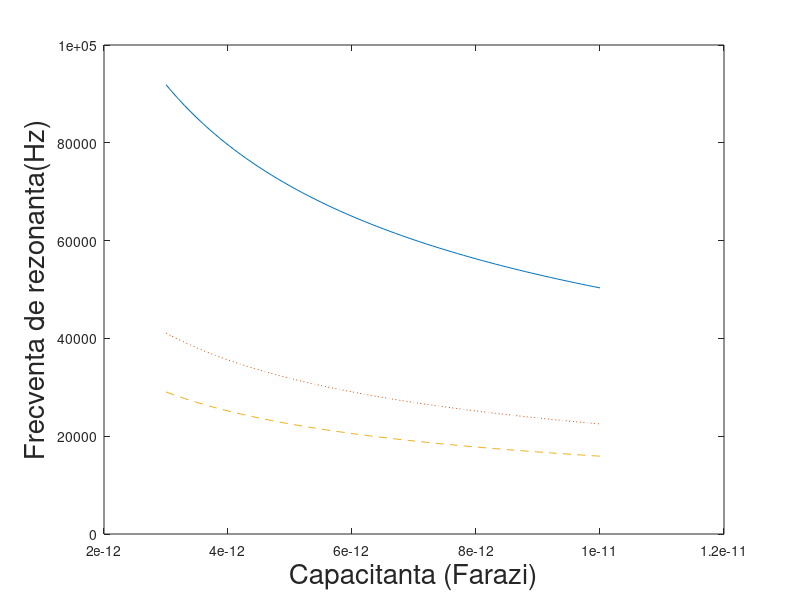

MATLAB code for this plot:
clear
clc

C=(3:0.1:10)*1e-012


L1=1*1e-0
L2=5*1e-0
L3=10*1e-0

F1=1./(2*pi*sqrt(L1*C))
F2=1./(2*pi*sqrt(L2*C))
F3=1./(2*pi*sqrt(L3*C))

plot(C,F1)
hold on
plot(C,F2,":")
hold on
plot(C,F3,"--")
hold on
xlabel('Capacitanta (Farazi)','Fontsize',20)
ylabel('Frecventa de rezonanta(Hz)','Fontsize',20)